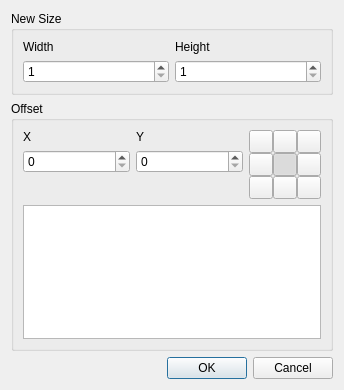
<?xml version="1.0" encoding="UTF-8"?>
<ui version="4.0">
 <class>ResizeMapDialog</class>
 <widget class="QDialog" name="ResizeMapDialog">
  <property name="geometry">
   <rect>
    <x>0</x>
    <y>0</y>
    <width>344</width>
    <height>390</height>
   </rect>
  </property>
  <property name="windowTitle">
   <string>Resize Map</string>
  </property>
  <layout class="QVBoxLayout" name="verticalLayout_2">
   <item>
    <widget class="QGroupBox" name="groupBox">
     <property name="title">
      <string>New Size</string>
     </property>
     <layout class="QGridLayout" name="gridLayout">
      <item row="1" column="1">
       <widget class="QLabel" name="label">
        <property name="text">
         <string>Height</string>
        </property>
       </widget>
      </item>
      <item row="1" column="0">
       <widget class="QLabel" name="label_2">
        <property name="text">
         <string>Width</string>
        </property>
       </widget>
      </item>
      <item row="2" column="0">
       <widget class="QSpinBox" name="widthEdit">
        <property name="minimum">
         <number>1</number>
        </property>
       </widget>
      </item>
      <item row="2" column="1">
       <widget class="QSpinBox" name="heightEdit">
        <property name="minimum">
         <number>1</number>
        </property>
       </widget>
      </item>
     </layout>
    </widget>
   </item>
   <item>
    <widget class="QGroupBox" name="groupBox_2">
     <property name="title">
      <string>Offset</string>
     </property>
     <layout class="QVBoxLayout" name="verticalLayout">
      <item>
       <widget class="QWidget" name="widget_3" native="true">
        <layout class="QHBoxLayout" name="horizontalLayout_2">
         <property name="leftMargin">
          <number>0</number>
         </property>
         <property name="topMargin">
          <number>0</number>
         </property>
         <property name="rightMargin">
          <number>0</number>
         </property>
         <property name="bottomMargin">
          <number>0</number>
         </property>
         <item>
          <widget class="QWidget" name="widget_2" native="true">
           <layout class="QGridLayout" name="gridLayout_2">
            <property name="leftMargin">
             <number>0</number>
            </property>
            <property name="topMargin">
             <number>0</number>
            </property>
            <property name="rightMargin">
             <number>0</number>
            </property>
            <property name="bottomMargin">
             <number>0</number>
            </property>
            <item row="1" column="1">
             <widget class="QLabel" name="label_4">
              <property name="text">
               <string>Y</string>
              </property>
             </widget>
            </item>
            <item row="2" column="0">
             <widget class="QSpinBox" name="offsetXEdit"/>
            </item>
            <item row="1" column="0">
             <widget class="QLabel" name="label_3">
              <property name="text">
               <string>X</string>
              </property>
             </widget>
            </item>
            <item row="2" column="1">
             <widget class="QSpinBox" name="offsetYEdit"/>
            </item>
            <item row="3" column="1">
             <spacer name="verticalSpacer_2">
              <property name="orientation">
               <enum>Qt::Vertical</enum>
              </property>
              <property name="sizeHint" stdset="0">
               <size>
                <width>20</width>
                <height>40</height>
               </size>
              </property>
             </spacer>
            </item>
           </layout>
          </widget>
         </item>
         <item>
          <widget class="QWidget" name="widget_4" native="true">
           <property name="sizePolicy">
            <sizepolicy hsizetype="Maximum" vsizetype="Preferred">
             <horstretch>0</horstretch>
             <verstretch>0</verstretch>
            </sizepolicy>
           </property>
           <layout class="QGridLayout" name="gridLayout_3">
            <property name="leftMargin">
             <number>0</number>
            </property>
            <property name="topMargin">
             <number>0</number>
            </property>
            <property name="rightMargin">
             <number>0</number>
            </property>
            <property name="bottomMargin">
             <number>0</number>
            </property>
            <property name="spacing">
             <number>0</number>
            </property>
            <item row="0" column="2">
             <widget class="QToolButton" name="alignTopRight">
              <property name="text">
               <string/>
              </property>
              <property name="checkable">
               <bool>true</bool>
              </property>
             </widget>
            </item>
            <item row="0" column="1">
             <widget class="QToolButton" name="alignTopCenter">
              <property name="text">
               <string/>
              </property>
              <property name="checkable">
               <bool>true</bool>
              </property>
             </widget>
            </item>
            <item row="1" column="2">
             <widget class="QToolButton" name="alignCenterRight">
              <property name="text">
               <string/>
              </property>
              <property name="checkable">
               <bool>true</bool>
              </property>
             </widget>
            </item>
            <item row="0" column="0">
             <widget class="QToolButton" name="alignTopLeft">
              <property name="text">
               <string/>
              </property>
              <property name="checkable">
               <bool>true</bool>
              </property>
             </widget>
            </item>
            <item row="1" column="1">
             <widget class="QToolButton" name="alignCenter">
              <property name="text">
               <string/>
              </property>
              <property name="checkable">
               <bool>true</bool>
              </property>
              <property name="checked">
               <bool>true</bool>
              </property>
             </widget>
            </item>
            <item row="1" column="0">
             <widget class="QToolButton" name="alignCenterLeft">
              <property name="text">
               <string/>
              </property>
              <property name="checkable">
               <bool>true</bool>
              </property>
             </widget>
            </item>
            <item row="2" column="0">
             <widget class="QToolButton" name="alignBottomLeft">
              <property name="text">
               <string/>
              </property>
              <property name="checkable">
               <bool>true</bool>
              </property>
             </widget>
            </item>
            <item row="2" column="1">
             <widget class="QToolButton" name="alignBottomCenter">
              <property name="text">
               <string/>
              </property>
              <property name="checkable">
               <bool>true</bool>
              </property>
             </widget>
            </item>
            <item row="2" column="2">
             <widget class="QToolButton" name="alignBottomRight">
              <property name="text">
               <string/>
              </property>
              <property name="checkable">
               <bool>true</bool>
              </property>
             </widget>
            </item>
           </layout>
          </widget>
         </item>
        </layout>
       </widget>
      </item>
      <item>
       <widget class="QWidget" name="widget" native="true">
        <property name="minimumSize">
         <size>
          <width>0</width>
          <height>0</height>
         </size>
        </property>
        <layout class="QHBoxLayout" name="horizontalLayout">
         <property name="leftMargin">
          <number>0</number>
         </property>
         <property name="topMargin">
          <number>0</number>
         </property>
         <property name="rightMargin">
          <number>0</number>
         </property>
         <property name="bottomMargin">
          <number>0</number>
         </property>
         <item>
          <widget class="QGraphicsView" name="mapOffsetView">
           <property name="minimumSize">
            <size>
             <width>0</width>
             <height>100</height>
            </size>
           </property>
          </widget>
         </item>
        </layout>
       </widget>
      </item>
     </layout>
    </widget>
   </item>
   <item>
    <spacer name="verticalSpacer">
     <property name="orientation">
      <enum>Qt::Vertical</enum>
     </property>
     <property name="sizeHint" stdset="0">
      <size>
       <width>20</width>
       <height>40</height>
      </size>
     </property>
    </spacer>
   </item>
   <item>
    <widget class="QDialogButtonBox" name="buttonBox">
     <property name="orientation">
      <enum>Qt::Horizontal</enum>
     </property>
     <property name="standardButtons">
      <set>QDialogButtonBox::Cancel|QDialogButtonBox::Ok</set>
     </property>
    </widget>
   </item>
  </layout>
 </widget>
 <resources/>
 <connections>
  <connection>
   <sender>buttonBox</sender>
   <signal>accepted()</signal>
   <receiver>ResizeMapDialog</receiver>
   <slot>accept()</slot>
   <hints>
    <hint type="sourcelabel">
     <x>248</x>
     <y>254</y>
    </hint>
    <hint type="destinationlabel">
     <x>157</x>
     <y>274</y>
    </hint>
   </hints>
  </connection>
  <connection>
   <sender>buttonBox</sender>
   <signal>rejected()</signal>
   <receiver>ResizeMapDialog</receiver>
   <slot>reject()</slot>
   <hints>
    <hint type="sourcelabel">
     <x>316</x>
     <y>260</y>
    </hint>
    <hint type="destinationlabel">
     <x>286</x>
     <y>274</y>
    </hint>
   </hints>
  </connection>
 </connections>
</ui>
